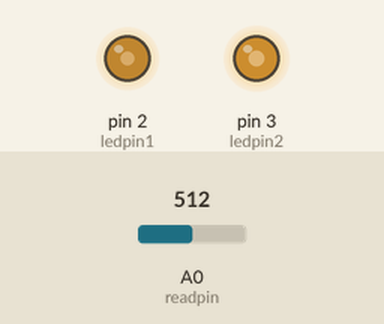
A sketch run on a simulated Arduino Uno, built with avr-gcc and run on an emulated ATmega328P. On the bench: output pins drawn as LEDs (lit = HIGH). Inputs (shaded band) come from the test bench; at power-on: A0 (readpin) = 512.

Above: at 1.2 s.
1.3 s: A0 (readpin) set to 716
At 2.0 s:
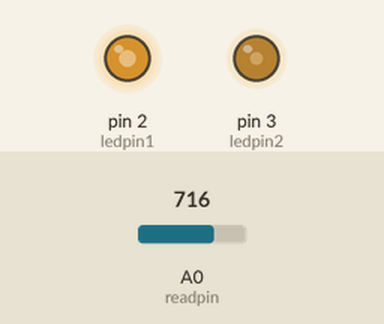
2.8 s: A0 (readpin) set to 900
At 3.6 s:
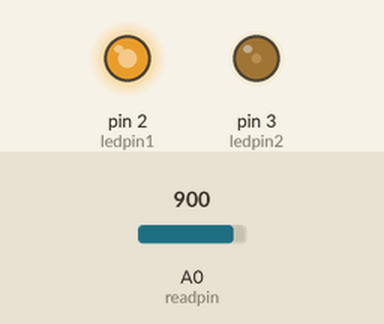
4.3 s: A0 (readpin) set to 122
At 5.5 s:
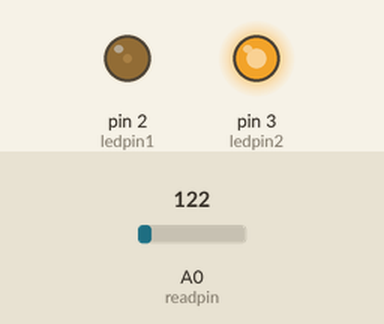
Timing chart, 0 to 7.3 s (numbered marks = the images above; inputs shaded):
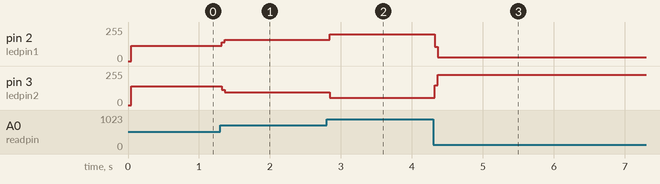

The sketch:

week5_1.ino
```cpp
int ledpin1=2, ledpin2=3;
int readpin=A0;

void setup() {
  // put your setup code here, to run once:
  pinMode(readpin,INPUT);
  pinMode(ledpin1,OUTPUT);
  pinMode(ledpin2,OUTPUT);
}

void loop() {
  // put your main code here, to run repeatedly:
  int ta = analogRead(A0);
  int tb = 1023 - ta;
  digitalWrite(ledpin1,HIGH);
  digitalWrite(ledpin2,LOW);
  delayMicroseconds(ta);
  digitalWrite(ledpin1,LOW);
  digitalWrite(ledpin2,HIGH);
  delayMicroseconds(tb);
}
```

Measured:
- after the input at 1.3 s, pin 2 (ledpin1): 116/255 → 160/255 at once; pin 3 (ledpin2): 141/255 → 95/255 at once
- after the input at 2.8 s, pin 2 (ledpin1): 160/255 → 202/255 at once; pin 3 (ledpin2): 95/255 → 53/255 at once
- after the input at 4.3 s, pin 2 (ledpin1): 202/255 → 28/255 at once; pin 3 (ledpin2): 53/255 → 227/255 at once
